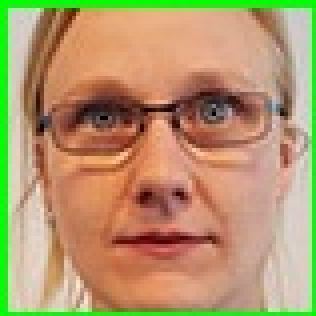
#> input picture facedetect/images_resize/face_of_1.jpg, 79 x 79 px (shown 4 times larger)
$ python gray_histogram.py
#> lines starting #> are read from the running program, lines starting #| are printed output that depends on the picture
import cv2
import numpy as np
from matplotlib import pyplot as plt

gray_img = cv2.imread('../facedetect/images_resize/face_of_1.jpg', cv2.IMREAD_GRAYSCALE)
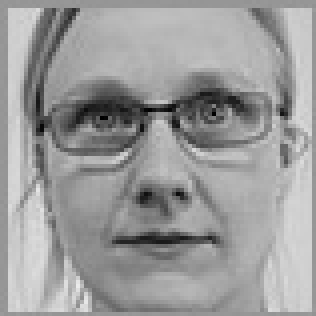
#> gray_img: shape (79, 79) (shown 4 times larger); min 0, max 235, mean 155.1
cv2.imshow('1',gray_img)
hist = cv2.calcHist([gray_img],[0],None,[256],[0,256])
#> hist = 256 values, max 194 at index 150, min 0 at index 2, mean 24.38
plt.hist(gray_img.ravel(),256,[0,256])
plt.title('Histogram for gray scale picture')
plt.show()
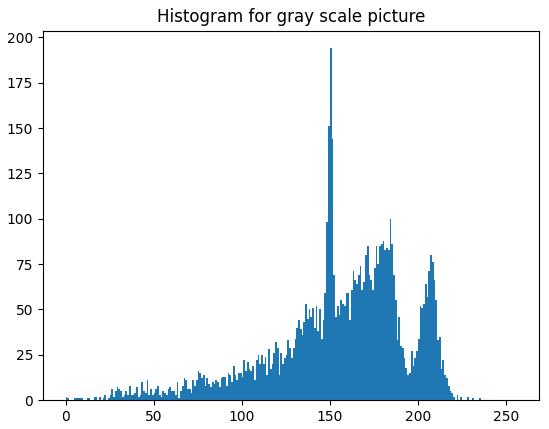
#> figure drawn by matplotlib, 1 panel; tallest bar 194 high, from x = 150 to 151

while True:
    k = cv2.waitKey(0) & 0xFF
#> (key Esc is pressed here)
    if k == 27: break             # ESC key to exit
cv2.destroyAllWindows()

$ run again, with facedetect/images_resize/face_of_2.jpg copied over facedetect/images_resize/face_of_1.jpg
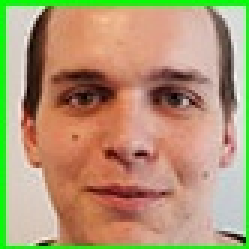
#> input picture facedetect/images_resize/face_of_2.jpg, 83 x 83 px (shown 3 times larger)
#> `gray_img = cv2.imread('../facedetect/images_resize/face_of_1.jpg', cv2..`:
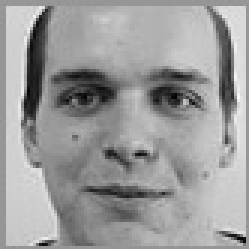
#> gray_img: shape (83, 83) (shown 3 times larger); min 2, max 249, mean 155.2
#> hist = 256 values, max 257 at index 150, min 0 at index 0, mean 26.91
#> `plt.show()`:
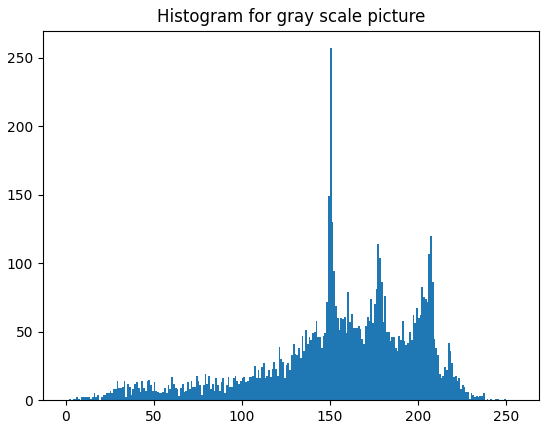
#> figure drawn by matplotlib, 1 panel; tallest bar 257 high, from x = 150 to 151

$ run again, with facedetect/images_resize/face_of_3.jpg copied over facedetect/images_resize/face_of_1.jpg
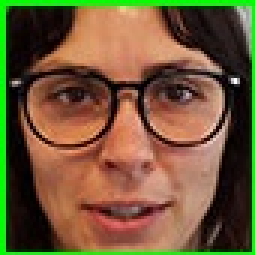
#> input picture facedetect/images_resize/face_of_3.jpg, 85 x 85 px (shown 3 times larger)
#> `gray_img = cv2.imread('../facedetect/images_resize/face_of_1.jpg', cv2..`:
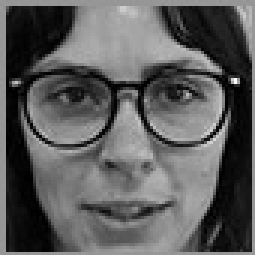
#> gray_img: shape (85, 85) (shown 3 times larger); min 0, max 255, mean 91.9
#> hist = 256 values, max 211 at index 150, min 0 at index 196, mean 28.22
#> `plt.show()`:
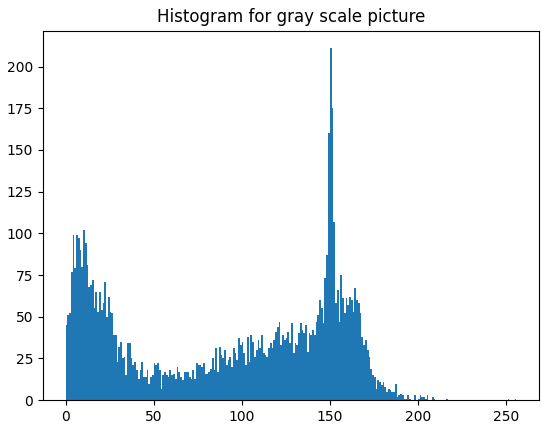
#> figure drawn by matplotlib, 1 panel; tallest bar 211 high, from x = 150 to 151

$ run again, with facedetect/images_resize/1.jpg copied over facedetect/images_resize/face_of_1.jpg
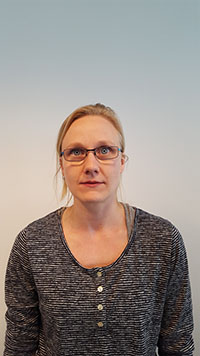
#> input picture facedetect/images_resize/1.jpg, 200 x 356 px
#> `gray_img = cv2.imread('../facedetect/images_resize/face_of_1.jpg', cv2..`:
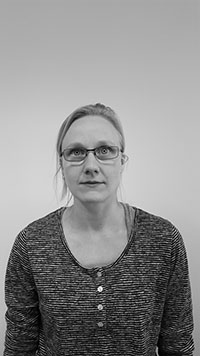
#> gray_img: shape (356, 200); min 0, max 255, mean 141.8
#> hist = 256 values, max 1708 at index 171, min 0 at index 236, mean 278.1
#> `plt.show()`:
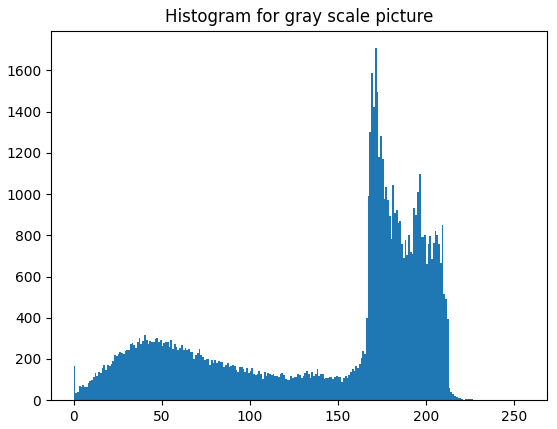
#> figure drawn by matplotlib, 1 panel; tallest bar 1708 high, from x = 171 to 172
